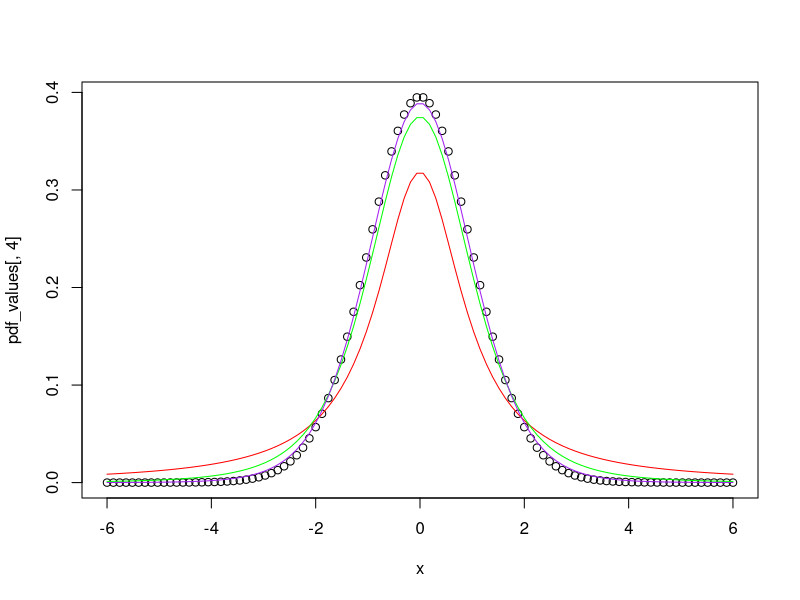
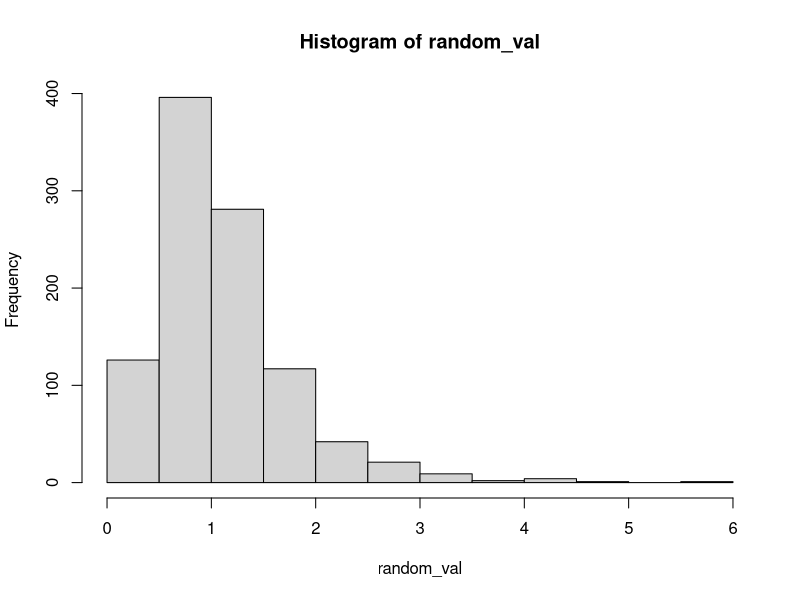

Reproduce these figures in R, in order.
# Q.1
# n <- 100
# df <- n - 1
# t_dist <- rt(n, df)
# hist(t_dist)

# Q.2
# df <- c(2,10,25)
# n <- 100
# par(mfrow = c(1,3))
# for (i in df) {
#   chisq_hist <- rchisq(n,i)
#   hist(chisq_hist)
# }

# Q.3
x <- seq(6, -6, length.out = 100)
df_values <- c(1, 4, 10, 30)
pdf_values <- sapply(df_values, function(df) dt(x, df))
plot(x, pdf_values[, 4])
colors <- c("red", "green", "purple")
for (i in 1:3) {
  lines(x, pdf_values[, i], col = colors[i])
}

# Q.4
percentile <- qf(0.95, 10, 20)
percentile

area_0_1.5 <- pf(1.5, 10, 20)
area1.5_infi <- 1 - area_0_1.5
area_0_1.5
area1.5_infi

 qf(0.25, df1 = 10, df2 = 20)
 qf(0.5, df1 = 10, df2 = 20)
 qf(0.75, df1 = 10, df2 = 20)
 qf(0.999, df1 = 10, df2 = 20)

random_val <- rf(1000, df= 10, df2 = 20)
hist(random_val)